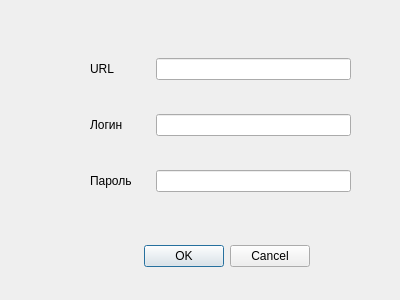
<?xml version="1.0" encoding="UTF-8"?>
<ui version="4.0">
 <class>SiteAdd</class>
 <widget class="QDialog" name="SiteAdd">
  <property name="geometry">
   <rect>
    <x>0</x>
    <y>0</y>
    <width>400</width>
    <height>300</height>
   </rect>
  </property>
  <property name="windowTitle">
   <string>Dialog</string>
  </property>
  <widget class="QDialogButtonBox" name="buttonBox">
   <property name="geometry">
    <rect>
     <x>0</x>
     <y>240</y>
     <width>310</width>
     <height>32</height>
    </rect>
   </property>
   <property name="orientation">
    <enum>Qt::Horizontal</enum>
   </property>
   <property name="standardButtons">
    <set>QDialogButtonBox::Cancel|QDialogButtonBox::Ok</set>
   </property>
   <property name="centerButtons">
    <bool>false</bool>
   </property>
  </widget>
  <widget class="QWidget" name="verticalLayoutWidget">
   <property name="geometry">
    <rect>
     <x>90</x>
     <y>30</y>
     <width>261</width>
     <height>191</height>
    </rect>
   </property>
   <layout class="QVBoxLayout" name="verticalLayout">
    <item>
     <layout class="QHBoxLayout" name="horizontalLayout_2">
      <item>
       <widget class="QLabel" name="label_2">
        <property name="minimumSize">
         <size>
          <width>60</width>
          <height>0</height>
         </size>
        </property>
        <property name="maximumSize">
         <size>
          <width>500</width>
          <height>16777215</height>
         </size>
        </property>
        <property name="text">
         <string>URL</string>
        </property>
       </widget>
      </item>
      <item>
       <widget class="QLineEdit" name="inputUrl"/>
      </item>
     </layout>
    </item>
    <item>
     <layout class="QHBoxLayout" name="horizontalLayout">
      <item>
       <widget class="QLabel" name="label">
        <property name="minimumSize">
         <size>
          <width>60</width>
          <height>0</height>
         </size>
        </property>
        <property name="maximumSize">
         <size>
          <width>500</width>
          <height>16777215</height>
         </size>
        </property>
        <property name="text">
         <string>Логин</string>
        </property>
       </widget>
      </item>
      <item>
       <widget class="QLineEdit" name="inputLogin">
        <property name="echoMode">
         <enum>QLineEdit::Password</enum>
        </property>
       </widget>
      </item>
     </layout>
    </item>
    <item>
     <layout class="QHBoxLayout" name="horizontalLayout_3">
      <item>
       <widget class="QLabel" name="label_3">
        <property name="minimumSize">
         <size>
          <width>60</width>
          <height>0</height>
         </size>
        </property>
        <property name="maximumSize">
         <size>
          <width>500</width>
          <height>16777215</height>
         </size>
        </property>
        <property name="text">
         <string>Пароль</string>
        </property>
       </widget>
      </item>
      <item>
       <widget class="QLineEdit" name="inputPass">
        <property name="maximumSize">
         <size>
          <width>300</width>
          <height>16777215</height>
         </size>
        </property>
        <property name="echoMode">
         <enum>QLineEdit::Password</enum>
        </property>
       </widget>
      </item>
     </layout>
    </item>
   </layout>
  </widget>
 </widget>
 <resources/>
 <connections>
  <connection>
   <sender>buttonBox</sender>
   <signal>accepted()</signal>
   <receiver>SiteAdd</receiver>
   <slot>accept()</slot>
   <hints>
    <hint type="sourcelabel">
     <x>248</x>
     <y>254</y>
    </hint>
    <hint type="destinationlabel">
     <x>157</x>
     <y>274</y>
    </hint>
   </hints>
  </connection>
  <connection>
   <sender>buttonBox</sender>
   <signal>rejected()</signal>
   <receiver>SiteAdd</receiver>
   <slot>reject()</slot>
   <hints>
    <hint type="sourcelabel">
     <x>316</x>
     <y>260</y>
    </hint>
    <hint type="destinationlabel">
     <x>286</x>
     <y>274</y>
    </hint>
   </hints>
  </connection>
 </connections>
</ui>
